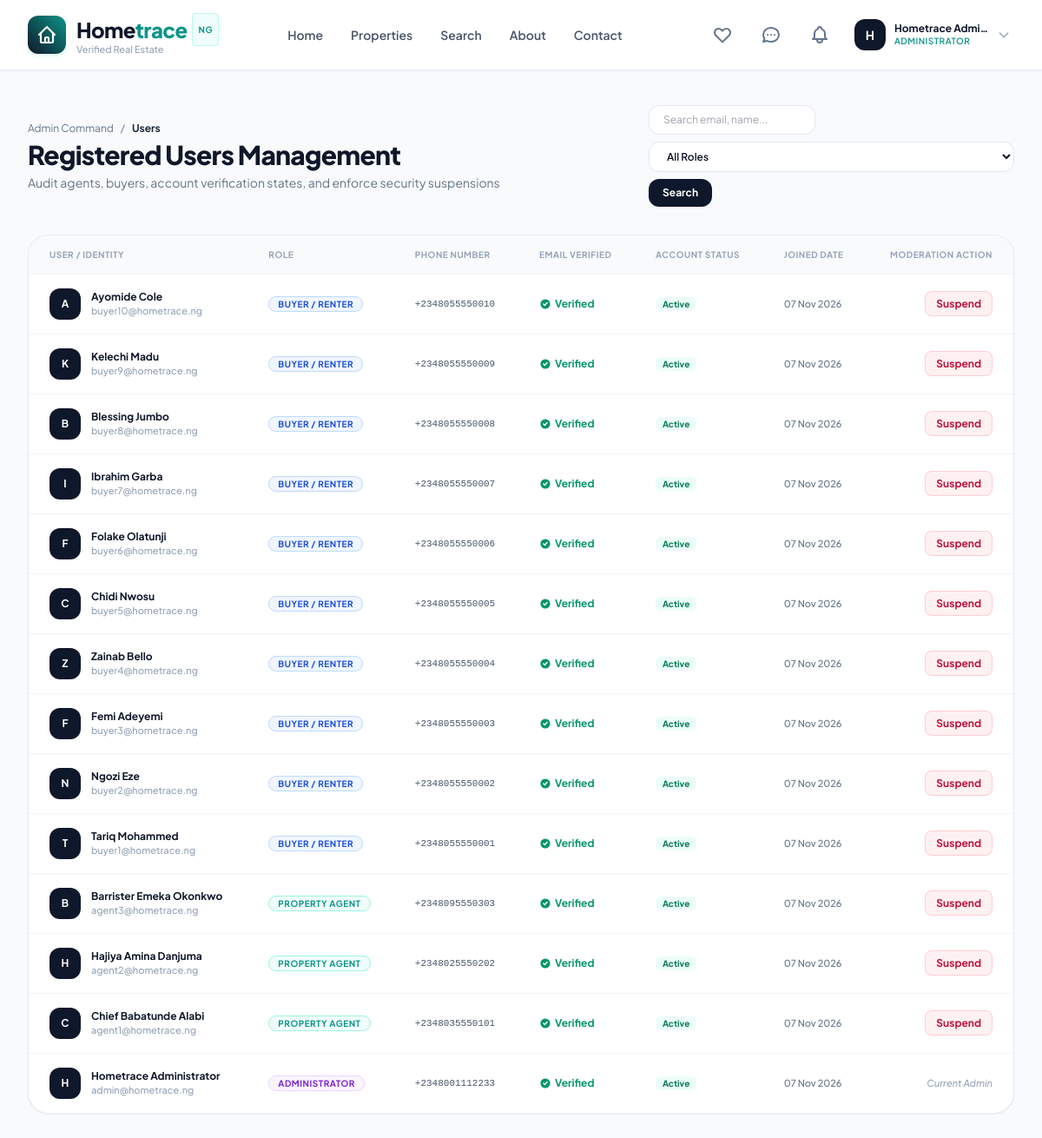
The page /dashboard/admin-portal/users/ (signed in) on the database its author committed.
### apps/accounts/models.py (models this page shows, shortened)
class User(AbstractBaseUser, PermissionsMixin):
    class Role(models.TextChoices):
        AGENT = 'agent', 'Property Agent'
        BUYER = 'buyer', 'Buyer / Renter'
        ADMIN = 'admin', 'Administrator'
    id = models.UUIDField(primary_key=True, default=uuid.uuid4, editable=False)
    email = models.EmailField(unique=True, max_length=255, db_index=True)
    full_name = models.CharField(max_length=255)
    phone_number = models.CharField(max_length=25, validators=[validate_nigerian_phone], blank=True, null=True)
    role = models.CharField(max_length=20, choices=Role.choices, default=Role.BUYER, db_index=True)
    profile_image = models.ImageField(upload_to='profiles/', blank=True, null=True)
    is_verified = models.BooleanField(default=False, help_text="Email verification status.")
    is_active = models.BooleanField(default=True)
    is_staff = models.BooleanField(default=False)
    date_joined = models.DateTimeField(default=timezone.now)
    updated_at = models.DateTimeField(auto_now=True)
    objects = UserManager()
    USERNAME_FIELD = 'email'
    REQUIRED_FIELDS = ['full_name']
    class Meta:
        verbose_name = 'User'
        verbose_name_plural = 'Users'
        ordering = ['-date_joined']
    @property
    def is_agent(self):
        return self.role == self.Role.AGENT
    @property
    def is_administrator(self):
        return self.role == self.Role.ADMIN or self.is_superuser

### apps/dashboard/views.py (the view)
# urls.py: path('admin-portal/users/', views.admin_users_view, name='admin_users'),
@login_required
@admin_required
def admin_users_view(request):
    role_filter = request.GET.get('role')
    users = User.objects.all().order_by('-date_joined')
    if role_filter in ['agent', 'buyer', 'admin']:
        users = users.filter(role=role_filter)
    search = request.GET.get('search', '').strip()
    if search:
        users = users.filter(Q(email__icontains=search) | Q(full_name__icontains=search) | Q(phone_number__icontains=search))
    context = {
        'users': users,
        'role_filter': role_filter or 'all',
        'search': search,
    }
    return render(request, 'dashboard/admin/users.html', context)

### templates/dashboard/admin/users.html (shortened to what this page needs)
{% extends 'base.html' %}
{% load static %}
{% block content %}
<div class="py-10 bg-slate-50 min-h-screen">
  <div class="max-w-7xl mx-auto px-4 sm:px-6 lg:px-8">
    <div class="mb-8 flex flex-col sm:flex-row sm:items-center justify-between gap-4">
      <div>
        <div class="flex items-center space-x-2 text-xs text-slate-500 mb-1">
          <a href="{% url 'admin_overview' %}" class="hover:underline">Admin Command</a>
          <span>/</span>
          <span class="text-slate-800 font-bold">Users</span>
        </div>
        <h1 class="text-2xl sm:text-3xl font-extrabold text-slate-900 tracking-tight">Registered Users Management</h1>
        <p class="text-xs sm:text-sm text-slate-500 mt-1">Audit agents, buyers, account verification states, and enforce security suspensions</p>
      </div>
      <form method="GET" class="flex flex-wrap items-center gap-2">
        <input type="text" name="search" value="{{ search }}" placeholder="Search email, name..." class="form-input text-xs py-2 w-48">
        <select name="role" onchange="this.form.submit()" class="form-input text-xs py-2 font-semibold">
          <option value="all" {% if role_filter == 'all' %}selected{% endif %}>All Roles</option>
        </select>
        <button type="submit" class="px-4 py-2 rounded-xl bg-slate-900 text-white font-bold text-xs">Search</button>
      </form>
    </div>
    <div class="bg-white rounded-3xl border border-slate-200/80 shadow-sm overflow-hidden">
      <div class="overflow-x-auto">
        <table class="w-full text-left text-xs">
          <thead class="bg-slate-50 text-slate-400 uppercase font-bold text-[10px] tracking-wider border-b border-slate-100">
            <tr>
              <th class="py-3.5 px-6">User / Identity</th>
              <th class="py-3.5 px-6">Role</th>
              <th class="py-3.5 px-6">Phone Number</th>
              <th class="py-3.5 px-6">Email Verified</th>
              <th class="py-3.5 px-6">Account Status</th>
              <th class="py-3.5 px-6">Joined Date</th>
              <th class="py-3.5 px-6 text-right">Moderation Action</th>
            </tr>
          </thead>
          <tbody class="divide-y divide-slate-100 font-medium text-slate-800">
            {% for u in users %}
              <tr class="hover:bg-slate-50 transition-colors">
                <td class="py-4 px-6">
                  <div class="flex items-center space-x-3">
                    {% if u.profile_image %}
                      <img src="{{ u.profile_image.url }}" alt="{{ u.full_name }}" class="w-9 h-9 rounded-xl object-cover">
                    {% else %}
                      <div class="w-9 h-9 rounded-xl bg-brand-navy text-white text-xs font-bold flex items-center justify-center">
                        {{ u.full_name|slice:":1" }}
                      </div>
                    {% endif %}
                    <div>
                      <span class="font-bold text-slate-900 block truncate max-w-xs">{{ u.full_name }}</span>
                      <span class="text-[11px] text-slate-400 block">{{ u.email }}</span>
                    </div>
                  </div>
                </td>
                <td class="py-4 px-6">
                  <span class="px-2.5 py-0.5 rounded-full text-[10px] font-bold uppercase tracking-wider {% if u.is_agent %}bg-teal-50 text-brand-teal border border-teal-200{% elif u.is_administrator %}bg-purple-50 text-purple-700 border border-purple-200{% else %}bg-blue-50 text-blue-700 border border-blue-200{% endif %}">
                    {{ u.get_role_display }}
                  </span>
                </td>
                <td class="py-4 px-6 font-mono text-[11px] text-slate-600">
                  {{ u.phone_number|default:"—" }}
                </td>
                <td class="py-4 px-6">
                  {% if u.is_verified %}
                    <span class="text-emerald-600 font-bold flex items-center space-x-1">
                      <svg class="w-3.5 h-3.5" fill="currentColor" viewBox="0 0 20 20"><path fill-rule="evenodd" d="M10 18a8 8 0 100-16 8 8 0 000 16zm3.707-9.293a1 1 0 00-1.414-1.414L9 10.586 7.707 9.293a1 1 0 00-1.414 1.414l2 2a1 1 0 001.414 0l4-4z" clip-rule="evenodd"/></svg>
                      <span>Verified</span>
                    </span>
                  {% else %}
                    <span class="text-slate-400 font-semibold">Unverified</span>
                  {% endif %}
                </td>
                <td class="py-4 px-6">
                  {% if u.is_active %}
                    <span class="px-2 py-0.5 rounded-md text-[10px] font-bold bg-emerald-50 text-emerald-700">Active</span>
                  {% else %}
                    <span class="px-2 py-0.5 rounded-md text-[10px] font-bold bg-rose-50 text-rose-700">Suspended</span>
                  {% endif %}
                </td>
                <td class="py-4 px-6 text-slate-500 text-[11px]">
                  {{ u.date_joined|date:"d M Y" }}
                </td>
                <td class="py-4 px-6 text-right">
                  {% if u != user %}
                    <a href="{% url 'admin_user_toggle_status' user_id=u.id %}" class="px-3 py-1.5 rounded-lg text-xs font-bold transition-colors {% if u.is_active %}bg-rose-50 text-rose-700 hover:bg-rose-100 border border-rose-200{% else %}bg-emerald-50 text-emerald-700 hover:bg-emerald-100 border border-emerald-200{% endif %}">
                      {% if u.is_active %}Suspend{% else %}Activate{% endif %}
                    </a>
                  {% else %}
                    <span class="text-[11px] text-slate-400 italic">Current Admin</span>
                  {% endif %}
                </td>
              </tr>
            {% empty %}
              <tr>
                <td colspan="7" class="py-12 text-center text-slate-400">No users found.</td>
              </tr>
            {% endfor %}
          </tbody>
        </table>
      </div>
    </div>
  </div>
</div>
{% endblock %}

### templates/base.html (shortened to what this page needs)
{% load static %}
<!DOCTYPE html>
<html lang="en" class="h-full bg-slate-50">
<head>
  <script src="https://cdn.tailwindcss.com"></script>
  <link rel="stylesheet" href="{% static 'css/custom.css' %}">
</head>
<body class="flex flex-col min-h-screen text-slate-800 antialiased pb-16 md:pb-0">
  {% include 'components/navbar.html' %}
  <main class="flex-grow">
    {% block content %}{% endblock %}
  </main>
</body>
</html>

### templates/components/navbar.html (shortened to what this page needs)
{% load static %}
<header class="sticky top-0 z-40 w-full glass-header shadow-sm transition-all duration-200">
  <div class="max-w-7xl mx-auto px-4 sm:px-6 lg:px-8">
    <div class="flex items-center justify-between h-20">
      <a href="{% url 'home' %}" class="flex items-center space-x-3 group">
        <div class="w-11 h-11 rounded-xl bg-gradient-to-tr from-brand-navy to-brand-teal flex items-center justify-center text-white shadow-md shadow-teal-500/10 group-hover:scale-105 transition-transform duration-200">
          <svg class="w-6 h-6" fill="none" stroke="currentColor" viewBox="0 0 24 24"><path stroke-linecap="round" stroke-linejoin="round" stroke-width="2.2" d="M3 12l2-2m0 0l7-7 7 7M5 10v10a1 1 0 001 1h3m10-11l2 2m-2-2v10a1 1 0 01-1 1h-3m-6 0a1 1 0 001-1v-4a1 1 0 011-1h2a1 1 0 011 1v4a1 1 0 001 1m-6 0h6"/></svg>
        </div>
        <div>
          <span class="text-2xl font-extrabold tracking-tight text-brand-navy flex items-center">
            Home<span class="text-brand-teal">trace</span>
            <span class="ml-1.5 px-1.5 py-0.5 text-[10px] uppercase font-bold tracking-wider rounded bg-teal-50 text-brand-teal border border-teal-200/60 hidden sm:inline-block">NG</span>
          </span>
          <span class="text-[11px] text-slate-400 block -mt-1 font-medium hidden sm:block">Verified Real Estate</span>
        </div>
      </a>
      <nav class="hidden md:flex items-center space-x-8">
        <a href="{% url 'home' %}" class="text-sm font-semibold transition-colors duration-150 {% if request.resolver_match.url_name == 'home' %}text-brand-teal{% else %}text-slate-600 hover:text-brand-navy{% endif %}">Home</a>
        <a href="{% url 'property_list' %}" class="text-sm font-semibold transition-colors duration-150 {% if request.resolver_match.url_name == 'property_list' %}text-brand-teal{% else %}text-slate-600 hover:text-brand-navy{% endif %}">Properties</a>
        <a href="{% url 'search' %}" class="text-sm font-semibold transition-colors duration-150 {% if request.resolver_match.url_name == 'search' %}text-brand-teal{% else %}text-slate-600 hover:text-brand-navy{% endif %}">Search</a>
        <a href="{% url 'about' %}" class="text-sm font-semibold transition-colors duration-150 {% if request.resolver_match.url_name == 'about' %}text-brand-teal{% else %}text-slate-600 hover:text-brand-navy{% endif %}">About</a>
        <a href="{% url 'contact' %}" class="text-sm font-semibold transition-colors duration-150 {% if request.resolver_match.url_name == 'contact' %}text-brand-teal{% else %}text-slate-600 hover:text-brand-navy{% endif %}">Contact</a>
      </nav>
      <div class="flex items-center space-x-3 sm:space-x-4">
        {% if user.is_authenticated %}
          <a href="{% url 'favorites_list' %}" class="relative p-2 rounded-xl text-slate-500 hover:text-rose-500 hover:bg-slate-100 transition-colors duration-150" title="Saved Properties">
            <svg class="w-6 h-6" fill="none" stroke="currentColor" viewBox="0 0 24 24"><path stroke-linecap="round" stroke-linejoin="round" stroke-width="2" d="M4.318 6.318a4.5 4.5 0 000 6.364L12 20.364l7.682-7.682a4.5 4.5 0 00-6.364-6.364L12 7.636l-1.318-1.318a4.5 4.5 0 00-6.364 0z"/></svg>
          </a>
          <a href="{% url 'inbox' %}" class="relative p-2 rounded-xl text-slate-500 hover:text-brand-teal hover:bg-slate-100 transition-colors duration-150" title="Messages">
            <svg class="w-6 h-6" fill="none" stroke="currentColor" viewBox="0 0 24 24"><path stroke-linecap="round" stroke-linejoin="round" stroke-width="2" d="M8 12h.01M12 12h.01M16 12h.01M21 12c0 4.418-4.03 8-9 8a9.863 9.863 0 01-4.255-.949L3 20l1.395-3.72C3.512 15.042 3 13.574 3 12c0-4.418 4.03-8 9-8s9 3.582 9 8z"/></svg>
          </a>
          <a href="{% url 'notification_list' %}" class="relative p-2 rounded-xl text-slate-500 hover:text-brand-teal hover:bg-slate-100 transition-colors duration-150" title="Notifications">
          </a>
          <div class="relative">
            <button id="user-menu-btn" class="flex items-center space-x-2.5 p-1 rounded-xl hover:bg-slate-100 transition-colors focus:outline-none">
              {% if user.profile_image %}
                <img src="{{ user.profile_image.url }}" alt="{{ user.full_name }}" class="w-9 h-9 rounded-xl object-cover border border-slate-200">
              {% else %}
                <div class="w-9 h-9 rounded-xl bg-slate-900 text-white font-bold text-sm flex items-center justify-center">
                  {{ user.full_name|slice:":1" }}
                </div>
              {% endif %}
              <div class="text-left hidden lg:block">
                <span class="text-xs font-bold text-slate-900 block leading-tight">{{ user.full_name|truncatechars:15 }}</span>
                <span class="text-[10px] uppercase font-semibold tracking-wider text-brand-teal block">{{ user.get_role_display }}</span>
              </div>
              <svg class="w-4 h-4 text-slate-400 hidden lg:block" fill="none" stroke="currentColor" viewBox="0 0 24 24"><path stroke-linecap="round" stroke-linejoin="round" stroke-width="2" d="M19 9l-7 7-7-7"/></svg>
            </button>
          </div>
        {% endif %}
      </div>
    </div>
  </div>
</header>

### templates/components/pwa_install_banner.html (shortened to what this page needs)
{% load static %}

### templates/components/footer.html (shortened to what this page needs)
{% load static %}

### static/css/custom.css (style rules this page uses)
:root { --color-primary: #0F172A; --color-primary-light: #1E293B; --color-teal: #0D9488; --color-teal-hover: #0F766E; --color-emerald: #10B981; --color-amber: #D97706; --color-amber-light: #FEF3C7; --color-bg: #F8FAFC; --color-surface: #FFFFFF; --color-border: #E2E8F0; --color-text: #0F172A; --color-muted: #64748B; --radius-sm: 8px; --radius-md: 12px; --radius-lg: 18px; --radius-xl: 24px; --shadow-sm: 0 1px 2px 0 rgb(0 0 0 / 0.05); --shadow-md: 0 4px 6px -1px rgb(0 0 0 / 0.1), 0 2px 4px -2px rgb(0 0 0 / 0.1); --shadow-lg: 0 10px 15px -3px rgb(0 0 0 / 0.1), 0 4px 6px -4px rgb(0 0 0 / 0.1); --shadow-premium: 0 20px 25px -5px rgb(15 23 42 / 0.08), 0 8px 10px -6px rgb(15 23 42 / 0.04); }
body { font-family: 'Plus Jakarta Sans', -apple-system, BlinkMacSystemFont, "Segoe UI", Roboto, sans-serif; background-color: var(--color-bg); color: var(--color-text); -webkit-font-smoothing: antialiased; -moz-osx-font-smoothing: grayscale; }
.glass-header { background: rgba(255, 255, 255, 0.88); backdrop-filter: blur(12px); -webkit-backdrop-filter: blur(12px); border-bottom: 1px solid rgba(226, 232, 240, 0.8); }
.form-input { width: 100%; padding: 0.75rem 1rem; border-radius: var(--radius-md); border: 1px solid var(--color-border); background-color: #FFFFFF; color: var(--color-text); font-size: 0.95rem; transition: all 0.2s cubic-bezier(0.4, 0, 0.2, 1); }

### rows shown on the page
User: full_name "H", full_name "Hometrace Admi…", role "ADMINISTRATOR", full_name "Hometrace Administrator", email "admin@hometrace.ng", phone_number "+2348001112233", is_verified True (drawn), is_active "Active", date_joined "07 Nov 2026", shows "Current Admin"
User: full_name "A", full_name "Ayomide Cole", email "buyer10@hometrace.ng", role "BUYER / RENTER", phone_number "+2348055550010", is_verified True (drawn), is_active "Active", date_joined "07 Nov 2026"
User: full_name "K", full_name "Kelechi Madu", email "buyer9@hometrace.ng", role "BUYER / RENTER", phone_number "+2348055550009", is_verified True (drawn), is_active "Active", date_joined "07 Nov 2026"
User: full_name "B", full_name "Blessing Jumbo", email "buyer8@hometrace.ng", role "BUYER / RENTER", phone_number "+2348055550008", is_verified True (drawn), is_active "Active", date_joined "07 Nov 2026"
User: full_name "I", full_name "Ibrahim Garba", email "buyer7@hometrace.ng", role "BUYER / RENTER", phone_number "+2348055550007", is_verified True (drawn), is_active "Active", date_joined "07 Nov 2026"
User: full_name "F", full_name "Folake Olatunji", email "buyer6@hometrace.ng", role "BUYER / RENTER", phone_number "+2348055550006", is_verified True (drawn), is_active "Active", date_joined "07 Nov 2026"
User: full_name "C", full_name "Chidi Nwosu", email "buyer5@hometrace.ng", role "BUYER / RENTER", phone_number "+2348055550005", is_verified True (drawn), is_active "Active", date_joined "07 Nov 2026"
User: full_name "Z", full_name "Zainab Bello", email "buyer4@hometrace.ng", role "BUYER / RENTER", phone_number "+2348055550004", is_verified True (drawn), is_active "Active", date_joined "07 Nov 2026"
User: full_name "F", full_name "Femi Adeyemi", email "buyer3@hometrace.ng", role "BUYER / RENTER", phone_number "+2348055550003", is_verified True (drawn), is_active "Active", date_joined "07 Nov 2026"
User: full_name "N", full_name "Ngozi Eze", email "buyer2@hometrace.ng", role "BUYER / RENTER", phone_number "+2348055550002", is_verified True (drawn), is_active "Active", date_joined "07 Nov 2026"
User: full_name "T", full_name "Tariq Mohammed", email "buyer1@hometrace.ng", role "BUYER / RENTER", phone_number "+2348055550001", is_verified True (drawn), is_active "Active", date_joined "07 Nov 2026"
User: full_name "B", full_name "Barrister Emeka Okonkwo", email "agent3@hometrace.ng", role "PROPERTY AGENT", phone_number "+2348095550303", is_verified True (drawn), is_active "Active", date_joined "07 Nov 2026"
User: full_name "H", full_name "Hajiya Amina Danjuma", email "agent2@hometrace.ng", role "PROPERTY AGENT", phone_number "+2348025550202", is_verified True (drawn), is_active "Active", date_joined "07 Nov 2026"
User: full_name "C", full_name "Chief Babatunde Alabi", email "agent1@hometrace.ng", role "PROPERTY AGENT", phone_number "+2348035550101", is_verified True (drawn), is_active "Active", date_joined "07 Nov 2026"
